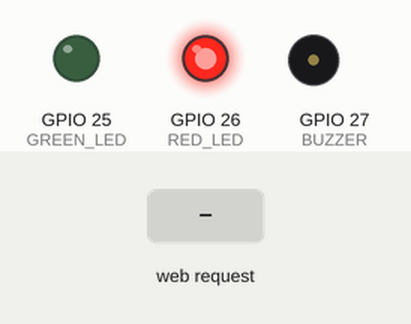
A sketch run on a simulated ESP32. Parts: output pins drawn as LEDs (lit = HIGH), buzzer (waves = sounding, pin HIGH). Inputs (shaded band) come from the test bench. What the sketch prints to the serial monitor is not drawn.

Above: at 1.2 s.
1.3 s: HTTP request GET /on received
At 1.8 s:
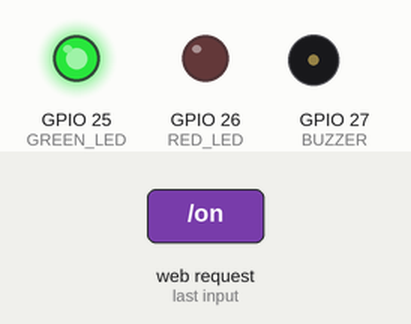
At 2.2 s:
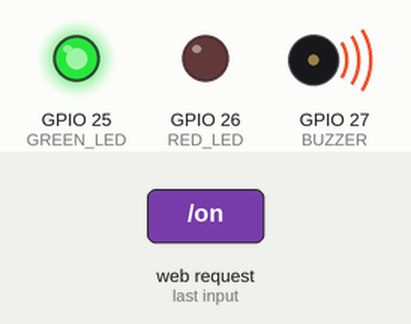
4.3 s: HTTP request GET /off received
At 5.6 s:
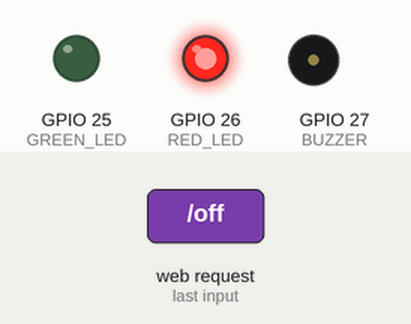
Timing chart, 0 to 7.3 s (numbered marks = the images above; inputs shaded):
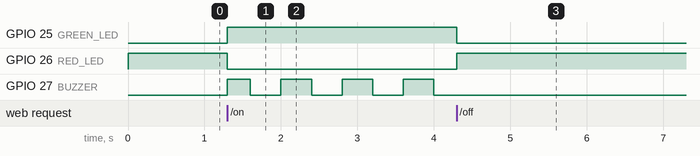

The sketch:

ambulance_app_esp32.ino
```cpp
/*
  Ambulance Signal App - ESP32
  The ESP32 creates its own Wi-Fi and hosts the app.
  Ambulance driver connects the phone, opens http://192.168.4.1 and taps START ALERT.
  Buzzer + green LED turn on in real life. No internet needed.
*/
#include <WiFi.h>
#include <WebServer.h>

const char* AP_SSID = "AmbulanceSignal";
const char* AP_PASS = "12345678";          // change this, min 8 characters

const int GREEN_LED = 25;
const int RED_LED   = 26;
const int BUZZER    = 27;                  // active buzzer
const unsigned long AUTO_OFF_MS = 60000;   // safety: alert stops after 60 s

WebServer server(80);
bool alertOn = false;
unsigned long alertStart = 0;

const char PAGE[] PROGMEM = R"rawliteral(
<!DOCTYPE html><html><head>
<meta charset="utf-8">
<meta name="viewport" content="width=device-width,initial-scale=1,viewport-fit=cover">
<meta name="theme-color" content="#101418">
<title>Ambulance Signal</title>
<style>
*{box-sizing:border-box}
body{margin:0;min-height:100vh;display:flex;flex-direction:column;align-items:center;justify-content:center;gap:28px;background:#101418;color:#f2f4f7;font-family:system-ui,sans-serif;text-align:center;padding:24px;transition:background .3s}
body.on{background:#2a0b0b}
h1{margin:0;font-size:22px;font-weight:600}
#s{margin:0;font-size:16px;color:#aab3bd;max-width:280px;min-height:44px}
body.on #s{color:#ffd0d0}
.wrap{position:relative;width:220px;height:220px}
.ring{position:absolute;inset:0;border-radius:50%;border:3px solid #e5322d;opacity:0}
body.on .ring{animation:p 1.4s infinite}
body.on .r2{animation-delay:.7s}
@keyframes p{0%{transform:scale(1);opacity:.8}100%{transform:scale(1.5);opacity:0}}
#b{position:absolute;inset:0;width:100%;height:100%;border-radius:50%;border:0;background:#e5322d;color:#fff;font-size:22px;font-weight:700;letter-spacing:.5px;box-shadow:0 8px 30px #e5322d66}
body.on #b{background:#1f9d55;box-shadow:0 8px 30px #1f9d5566}
#b:active{transform:scale(.96)}
.dot{display:inline-block;width:10px;height:10px;border-radius:50%;background:#e5322d;margin-right:8px}
body.on .dot{background:#1f9d55}
.st{font-size:14px;color:#aab3bd}
@media (prefers-reduced-motion:reduce){body.on .ring{animation:none;opacity:.5}}
</style></head><body>
<h1>Ambulance Signal</h1>
<div class="wrap"><div class="ring"></div><div class="ring r2"></div><button id="b">START ALERT</button></div>
<p id="s">Connecting to the signal box…</p>
<div class="st"><span class="dot"></span><span id="l">Signal box: red (normal)</span></div>
<script>
var b=document.getElementById('b'),s=document.getElementById('s'),l=document.getElementById('l'),on=false;
function ui(){
  document.body.className=on?'on':'';
  b.textContent=on?'STOP ALERT':'START ALERT';
  s.textContent=on?'Alert active. Buzzer is playing and the light is green.':'Ready. Tap to clear the road ahead.';
  l.textContent=on?'Signal box: green (priority)':'Signal box: red (normal)';
}
function call(p){
  fetch(p).then(function(r){return r.json()}).then(function(j){on=j.on;ui()})
  .catch(function(){s.textContent='Not connected. Join the AmbulanceSignal Wi-Fi and try again.'});
}
b.onclick=function(){if(navigator.vibrate)navigator.vibrate(60);call(on?'/off':'/on')};
call('/state');
setInterval(function(){call('/state')},2000);
</script></body></html>
)rawliteral";

void applyState() {
  digitalWrite(GREEN_LED, alertOn ? HIGH : LOW);
  digitalWrite(RED_LED,   alertOn ? LOW : HIGH);
  if (!alertOn) digitalWrite(BUZZER, LOW);
}

void sendState() {
  server.send(200, "application/json", alertOn ? "{\"on\":true}" : "{\"on\":false}");
}

void setup() {
  Serial.begin(115200);
  pinMode(GREEN_LED, OUTPUT);
  pinMode(RED_LED, OUTPUT);
  pinMode(BUZZER, OUTPUT);
  applyState();

  WiFi.softAP(AP_SSID, AP_PASS);
  Serial.print("Open this on the phone: http://");
  Serial.println(WiFi.softAPIP());

  server.on("/", []() { server.send_P(200, "text/html", PAGE); });
  server.on("/on", []() { alertOn = true; alertStart = millis(); applyState(); sendState(); });
  server.on("/off", []() { alertOn = false; applyState(); sendState(); });
  server.on("/state", sendState);
  server.begin();
}

void loop() {
  server.handleClient();
  if (alertOn) {
    unsigned long now = millis();
    digitalWrite(BUZZER, (now / 400) % 2);     // beep 0.4 s on / 0.4 s off
    if (now - alertStart > AUTO_OFF_MS) {
      alertOn = false;
      applyState();
    }
  }
}
```

Measured:
- after the input at 1.3 s, GPIO 25 (GREEN_LED): LOW → HIGH at once; GPIO 26 (RED_LED): HIGH → LOW at once; GPIO 27 (BUZZER): LOW → HIGH at once, then repeats every 0.80 s: LOW 0.40 s, HIGH 0.40 s
- after the input at 4.3 s, GPIO 25 (GREEN_LED): HIGH → LOW at once; GPIO 26 (RED_LED): LOW → HIGH at once; GPIO 27 (BUZZER): stops changing and stays LOW
